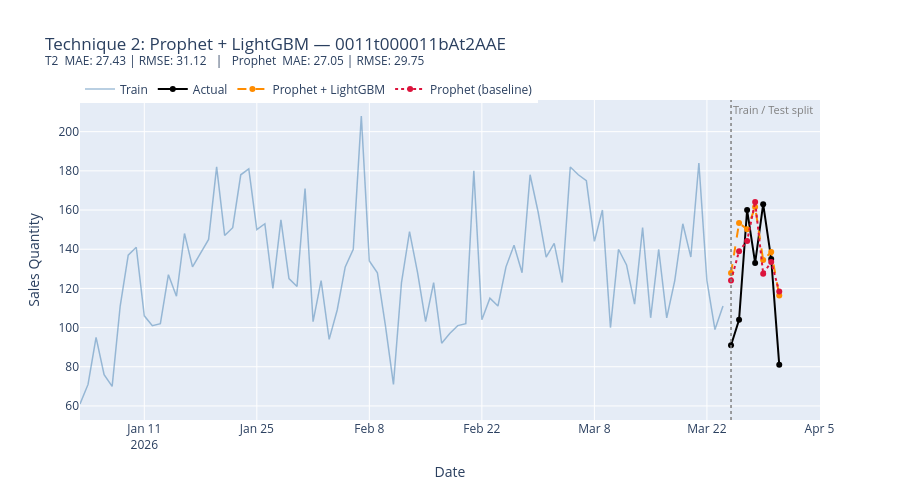

Write notebook code for a chart like this one.
### Code cell
import lightgbm as lgb
import optuna
from sklearn.model_selection import TimeSeriesSplit
from sklearn.metrics import mean_absolute_error, root_mean_squared_error

# ── Extract Prophet in-sample features for train ─────────────────────────
# best_model is already fitted on df_train (from cell d4423dd5)
prophet_train_pred = best_model.predict(df_train[["ds"]])
prophet_test_pred = best_model.predict(df_test[["ds"]])

PROPHET_FEATS = ["trend", "weekly", "yhat", "yhat_lower", "yhat_upper"]
if "holidays" in prophet_train_pred.columns:
    PROPHET_FEATS.append("holidays")


def build_features_t2(prophet_pred_df, ds_series):
    feat = prophet_pred_df[PROPHET_FEATS].copy()
    feat["day_of_week"] = ds_series.dt.dayofweek.values
    feat["is_weekend"] = feat["day_of_week"].isin([5, 6]).astype(int)
    return feat


X_t2_train = build_features_t2(prophet_train_pred, df_train["ds"])
y_t2_train = df_train["y"].values
X_t2_test = build_features_t2(prophet_test_pred, df_test["ds"])
y_t2_test = df_test["y"].values

# ── Optuna tuning (CV on train) ───────────────────────────────────────────
tscv = TimeSeriesSplit(n_splits=3)


def objective_t2(trial):
    params = dict(
        n_estimators=trial.suggest_int("n_estimators", 50, 400),
        learning_rate=trial.suggest_float("learning_rate", 0.01, 0.3, log=True),
        num_leaves=trial.suggest_int("num_leaves", 8, 64),
        min_child_samples=trial.suggest_int("min_child_samples", 3, 30),
        subsample=trial.suggest_float("subsample", 0.6, 1.0),
        verbosity=-1,
        random_state=42,
    )
    fold_maes = []
    for tr_idx, val_idx in tscv.split(X_t2_train):
        m = lgb.LGBMRegressor(**params)
        m.fit(X_t2_train.iloc[tr_idx], y_t2_train[tr_idx])
        fold_maes.append(
            mean_absolute_error(
                y_t2_train[val_idx], m.predict(X_t2_train.iloc[val_idx])
            )
        )
    return np.mean(fold_maes)


optuna.logging.set_verbosity(optuna.logging.WARNING)
study_t2 = optuna.create_study(direction="minimize")
study_t2.optimize(objective_t2, n_trials=60)
print("Best CV MAE (T2):", round(study_t2.best_value, 3))
print("Best params (T2):", study_t2.best_params)

# ── Refit on full train, evaluate on test ────────────────────────────────
best_t2 = lgb.LGBMRegressor(**study_t2.best_params, verbosity=-1, random_state=42)
best_t2.fit(X_t2_train, y_t2_train)
t2_preds = best_t2.predict(X_t2_test)

t2_mae = mean_absolute_error(y_t2_test, t2_preds)
t2_rmse = root_mean_squared_error(y_t2_test, t2_preds)
print(f"\nTechnique 2 — Prophet + LightGBM")
print(f"  Test MAE : {t2_mae:.2f}  (Prophet alone: {mae:.2f})")
print(f"  Test RMSE: {t2_rmse:.2f}  (Prophet alone: {rmse:.2f})")

# ── Plot ─────────────────────────────────────────────────────────────────
import plotly.graph_objects as go

split_date = df_test["ds"].min().strftime("%Y-%m-%d")
fig_t2 = go.Figure()
fig_t2.add_trace(
    go.Scatter(
        x=df_train["ds"],
        y=df_train["y"],
        name="Train",
        mode="lines",
        line=dict(color="steelblue", width=1.5),
        opacity=0.5,
    )
)
fig_t2.add_trace(
    go.Scatter(
        x=df_test["ds"],
        y=y_t2_test,
        name="Actual",
        mode="lines+markers",
        line=dict(color="black", width=2),
        marker=dict(size=6),
    )
)
fig_t2.add_trace(
    go.Scatter(
        x=df_test["ds"],
        y=t2_preds,
        name="Prophet + LightGBM",
        mode="lines+markers",
        line=dict(color="darkorange", width=2, dash="dash"),
        marker=dict(size=6),
    )
)
fig_t2.add_trace(
    go.Scatter(
        x=best_eval["ds"],
        y=best_eval["yhat"],
        name="Prophet (baseline)",
        mode="lines+markers",
        line=dict(color="crimson", width=2, dash="dot"),
        marker=dict(size=6),
    )
)
fig_t2.add_shape(
    type="line",
    x0=split_date,
    x1=split_date,
    y0=0,
    y1=1,
    xref="x",
    yref="paper",
    line=dict(color="gray", dash="dot", width=1.5),
)
fig_t2.add_annotation(
    x=split_date,
    y=1,
    xref="x",
    yref="paper",
    text="Train / Test split",
    showarrow=False,
    xanchor="left",
    yanchor="top",
    font=dict(color="gray", size=11),
)
fig_t2.update_layout(
    title=(
        f"Technique 2: Prophet + LightGBM — {selected_customer}<br>"
        f"<sup>T2  MAE: {t2_mae:.2f} | RMSE: {t2_rmse:.2f}"
        f"   |   Prophet  MAE: {mae:.2f} | RMSE: {rmse:.2f}</sup>"
    ),
    xaxis_title="Date",
    yaxis_title="Sales Quantity",
    hovermode="x unified",
    height=500,
    legend=dict(orientation="h", y=1.08, x=0),
)
fig_t2.show()

### Figure 1 — Plotly figure (JSON) as saved in the notebook; plotly's stock layout.template omitted (floating-point values rounded to 4 significant figures)
{"data": [{"line": {"color": "steelblue", "width": 1.5}, "mode": "lines", "name": "Train", "opacity": 0.5, "type": "scatter", "x": ["2026-01-03T00:00:00.000000000", "2026-01-04T00:00:00.000000000", "2026-01-05T00:00:00.000000000", "2026-01-06T00:00:00.000000000", "2026-01-07T00:00:00.000000000", "2026-01-08T00:00:00.000000000", "2026-01-09T00:00:00.000000000", "2026-01-10T00:00:00.000000000", "2026-01-11T00:00:00.000000000", "2026-01-12T00:00:00.000000000", "2026-01-13T00:00:00.000000000", "2026-01-14T00:00:00.000000000", "2026-01-15T00:00:00.000000000", "2026-01-16T00:00:00.000000000", "2026-01-17T00:00:00.000000000", "2026-01-18T00:00:00.000000000", "2026-01-19T00:00:00.000000000", "2026-01-20T00:00:00.000000000", "2026-01-21T00:00:00.000000000", "2026-01-22T00:00:00.000000000", "2026-01-23T00:00:00.000000000", "2026-01-24T00:00:00.000000000", "2026-01-25T00:00:00.000000000", "2026-01-26T00:00:00.000000000", "2026-01-27T00:00:00.000000000", "2026-01-28T00:00:00.000000000", "2026-01-29T00:00:00.000000000", "2026-01-30T00:00:00.000000000", "2026-01-31T00:00:00.000000000", "2026-02-01T00:00:00.000000000", "2026-02-02T00:00:00.000000000", "2026-02-03T00:00:00.000000000", "2026-02-04T00:00:00.000000000", "2026-02-05T00:00:00.000000000", "2026-02-06T00:00:00.000000000", "2026-02-07T00:00:00.000000000", "2026-02-08T00:00:00.000000000", "2026-02-09T00:00:00.000000000", "2026-02-10T00:00:00.000000000", "2026-02-11T00:00:00.000000000", "2026-02-12T00:00:00.000000000", "2026-02-13T00:00:00.000000000", "2026-02-14T00:00:00.000000000", "2026-02-15T00:00:00.000000000", "2026-02-16T00:00:00.000000000", "2026-02-17T00:00:00.000000000", "2026-02-18T00:00:00.000000000", "2026-02-19T00:00:00.000000000", "2026-02-20T00:00:00.000000000", "2026-02-21T00:00:00.000000000", "2026-02-22T00:00:00.000000000", "2026-02-23T00:00:00.000000000", "2026-02-24T00:00:00.000000000", "2026-02-25T00:00:00.000000000", "2026-02-26T00:00:00.000000000", "2026-02-27T00:00:00.000000000", "2026-02-28T00:00:00.000000000", "2026-03-01T00:00:00.000000000", "2026-03-02T00:00:00.000000000", "2026-03-03T00:00:00.000000000", "2026-03-04T00:00:00.000000000", "2026-03-05T00:00:00.000000000", "2026-03-06T00:00:00.000000000", "2026-03-07T00:00:00.000000000", "2026-03-08T00:00:00.000000000", "2026-03-09T00:00:00.000000000", "2026-03-10T00:00:00.000000000", "2026-03-11T00:00:00.000000000", "2026-03-12T00:00:00.000000000", "2026-03-13T00:00:00.000000000", "2026-03-14T00:00:00.000000000", "2026-03-15T00:00:00.000000000", "2026-03-16T00:00:00.000000000", "2026-03-17T00:00:00.000000000", "2026-03-18T00:00:00.000000000", "2026-03-19T00:00:00.000000000", "2026-03-20T00:00:00.000000000", "2026-03-21T00:00:00.000000000", "2026-03-22T00:00:00.000000000", "2026-03-23T00:00:00.000000000", "2026-03-24T00:00:00.000000000"], "y": [61.0, 71.0, 95.0, 76.0, 70.0, 111.0, 137.0, 141.0, 106.0, 101.0, 102.0, 127.0, 116.0, 148.0, 131.0, 138.0, 145.0, 182.0, 147.0, 151.0, 178.0, 181.0, 150.0, 153.0, 120.0, 155.0, 125.0, 121.0, 171.0, 103.0, 124.0, 94.0, 109.0, 131.0, 140.0, 208.0, 134.0, 128.0, 101.0, 71.0, 123.0, 149.0, 128.0, 103.0, 123.0, 92.0, 97.0, 101.0, 102.0, 180.0, 104.0, 115.0, 111.0, 131.0, 142.0, 128.0, 178.0, 159.0, 136.0, 143.0, 123.0, 182.0, 178.0, 175.0, 144.0, 160.0, 100.0, 140.0, 132.0, 112.0, 151.0, 105.0, 140.0, 105.0, 124.0, 153.0, 136.0, 184.0, 124.0, 99.0, 111.0]}, {"line": {"color": "black", "width": 2}, "marker": {"size": 6}, "mode": "lines+markers", "name": "Actual", "type": "scatter", "x": ["2026-03-25T00:00:00.000000000", "2026-03-26T00:00:00.000000000", "2026-03-27T00:00:00.000000000", "2026-03-28T00:00:00.000000000", "2026-03-29T00:00:00.000000000", "2026-03-30T00:00:00.000000000", "2026-03-31T00:00:00.000000000"], "y": [91.0, 104.0, 160.0, 133.0, 163.0, 135.0, 81.0]}, {"line": {"color": "darkorange", "dash": "dash", "width": 2}, "marker": {"size": 6}, "mode": "lines+markers", "name": "Prophet + LightGBM", "type": "scatter", "x": ["2026-03-25T00:00:00.000000000", "2026-03-26T00:00:00.000000000", "2026-03-27T00:00:00.000000000", "2026-03-28T00:00:00.000000000", "2026-03-29T00:00:00.000000000", "2026-03-30T00:00:00.000000000", "2026-03-31T00:00:00.000000000"], "y": [127.8, 153.3, 150.2, 161.5, 134.4, 138.6, 116.4]}, {"line": {"color": "crimson", "dash": "dot", "width": 2}, "marker": {"size": 6}, "mode": "lines+markers", "name": "Prophet (baseline)", "type": "scatter", "x": ["2026-03-25T00:00:00.000000000", "2026-03-26T00:00:00.000000000", "2026-03-27T00:00:00.000000000", "2026-03-28T00:00:00.000000000", "2026-03-29T00:00:00.000000000", "2026-03-30T00:00:00.000000000", "2026-03-31T00:00:00.000000000"], "y": [124.0, 139.0, 144.2, 164.1, 127.5, 133.5, 118.4]}], "layout": {"annotations": [{"font": {"color": "gray", "size": 11}, "showarrow": false, "text": "Train / Test split", "x": "2026-03-25", "xanchor": "left", "xref": "x", "y": 1, "yanchor": "top", "yref": "paper"}], "height": 500, "hovermode": "x unified", "legend": {"orientation": "h", "x": 0, "y": 1.08}, "shapes": [{"line": {"color": "gray", "dash": "dot", "width": 1.5}, "type": "line", "x0": "2026-03-25", "x1": "2026-03-25", "xref": "x", "y0": 0, "y1": 1, "yref": "paper"}], "title": {"text": "Technique 2: Prophet + LightGBM — 0011t000011bAt2AAE<br><sup>T2  MAE: 27.43 | RMSE: 31.12   |   Prophet  MAE: 27.05 | RMSE: 29.75</sup>"}, "xaxis": {"title": {"text": "Date"}}, "yaxis": {"title": {"text": "Sales Quantity"}}}}
